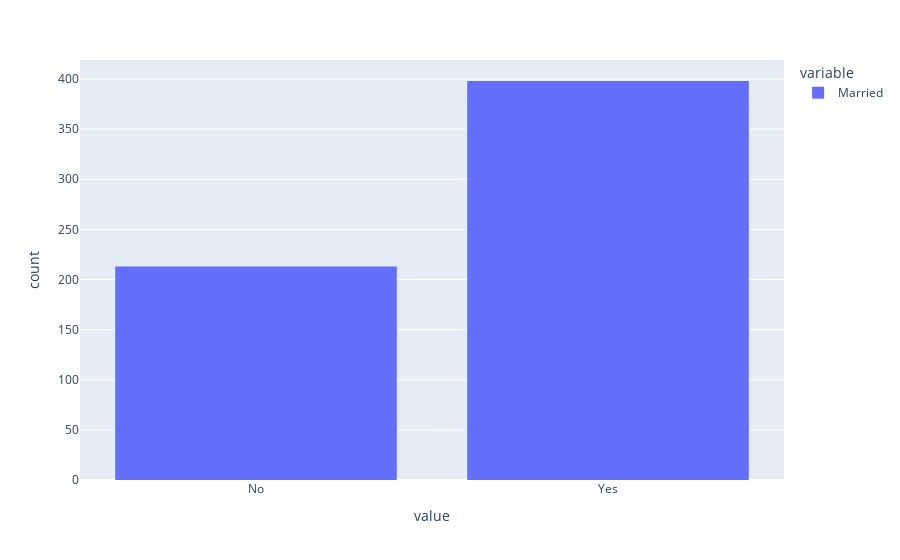

Here is the notebook cell this chart was saved with:
### Code cell
px.histogram(df["Married"])

### Figure 1 — Plotly figure (JSON) as saved in the notebook; plotly's stock layout.template omitted (floating-point values rounded to 4 significant figures; data arrays with more than 128 entries replaced by an {"elided": "..."} marker saying what was removed)
{"data": [{"alignmentgroup": "True", "bingroup": "x", "hovertemplate": "variable=Married<br>value=%{x}<br>count=%{y}<extra></extra>", "legendgroup": "Married", "marker": {"color": "#636efa", "pattern": {"shape": ""}}, "name": "Married", "offsetgroup": "Married", "orientation": "v", "showlegend": true, "type": "histogram", "x": {"elided": "614 str values"}, "xaxis": "x", "yaxis": "y"}], "layout": {"barmode": "relative", "legend": {"title": {"text": "variable"}, "tracegroupgap": 0}, "margin": {"t": 60}, "xaxis": {"anchor": "y", "domain": [0, 1], "title": {"text": "value"}}, "yaxis": {"anchor": "x", "domain": [0, 1], "title": {"text": "count"}}}}
